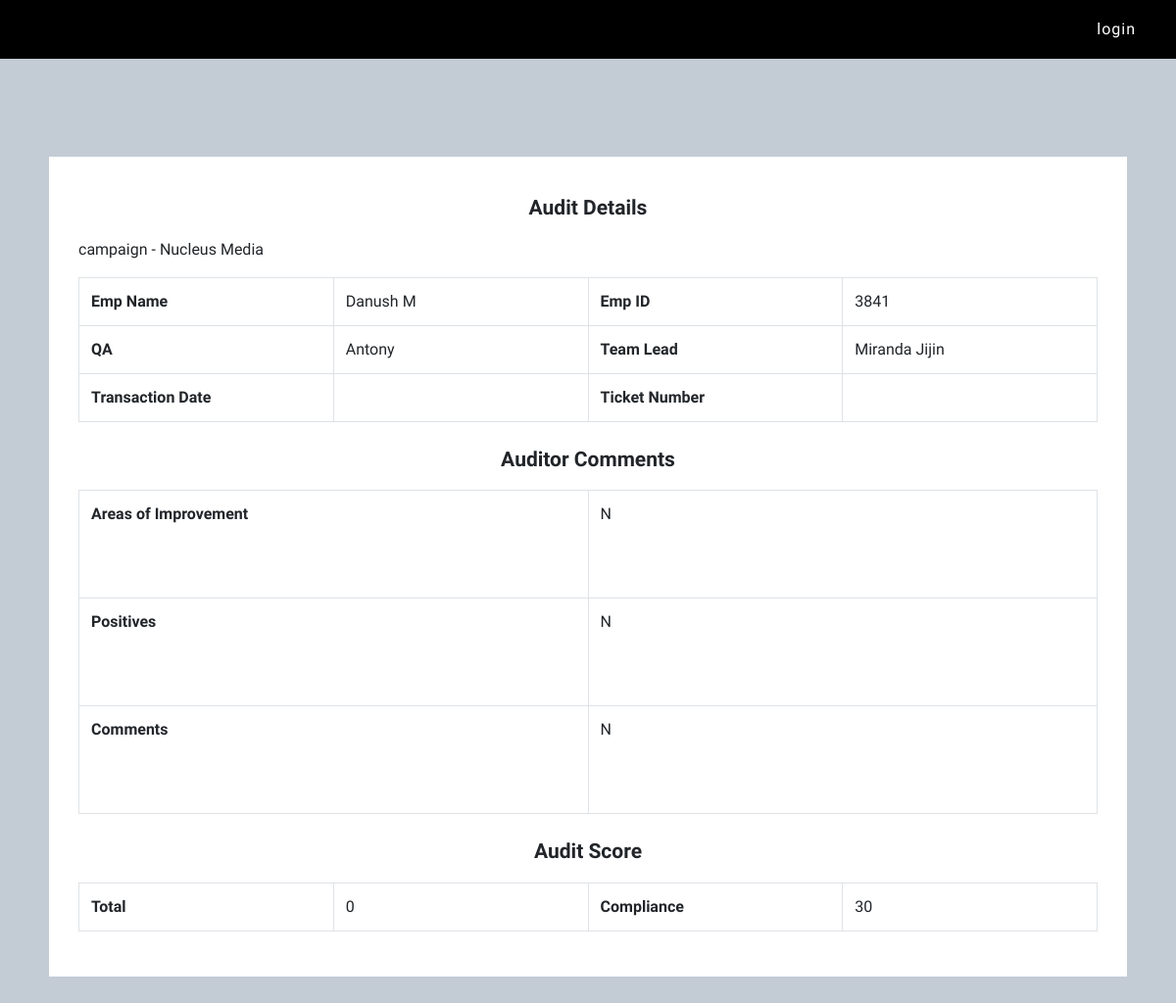
The page /employees/coaching-view-inbound-qa/3 on the database its author committed.
### employees/models.py (models this page shows, shortened)
class InboundMonitoringForm(models.Model):
    emp_id = models.IntegerField()
    associate_name = models.CharField(max_length=50)
    qa = models.CharField(max_length=50)
    team_lead = models.CharField(max_length=50)
    customer_name = models.CharField(max_length=50)
    customer_contact = models.IntegerField()
    call_date = models.DateField()
    audit_date = models.DateField()
    campaign = models.CharField(max_length=100)
    zone=models.CharField(max_length=50)
    concept = models.CharField(max_length=60)
    call_duration=models.IntegerField()
    ce_1 = models.IntegerField()
    ce_2 = models.IntegerField()
    ce_3 = models.IntegerField()
    ce_4 = models.IntegerField()
    ce_5 = models.IntegerField()
    ce_6 = models.IntegerField()
    ce_7 = models.IntegerField()
    ce_8 = models.IntegerField()
    ce_9 = models.IntegerField()
    ce_10 = models.IntegerField()
    ce_11 = models.IntegerField()
    business_1 = models.IntegerField()
    business_2 = models.IntegerField()
    compliance_1 = models.IntegerField()
    compliance_2 = models.IntegerField()
    compliance_3 = models.IntegerField()
    areas_improvement = models.TextField()
    positives = models.TextField()
    comments = models.TextField()
    added_by = models.CharField(max_length=30)
    status = models.BooleanField(default=False)
    closed_date = models.DateTimeField(null=True)
    emp_comments = models.TextField(null=True)
    ce_total = models.IntegerField(null=True)
    business_total=models.IntegerField(null=True)
    compliance_total = models.IntegerField(null=True)
    overall_score = models.IntegerField(null=True)

### employees/views.py (the view)
# urls.py: path('coaching-view-inbound-qa/<int:pk>',qaCoachingViewInbound),
def qaCoachingViewInbound(request,pk):
    coaching = InboundMonitoringForm.objects.get(id=pk)
    data = {'coaching': coaching}
    return render(request, 'coaching-views/qa-coaching-view-inbound.html', data)

### templates/coaching-views/qa-coaching-view-inbound.html (shortened to what this page needs)
{% extends 'base.html' %}
{% block main %}
<section id="coachingview" style="padding:100px 50px">
    <div class="container-lg" style="background: white;padding: 30px 30px;">
            <h2>Audit Details</h2>
            <p>campaign - {{coaching.campaign}}</p>
            <table class="table table-bordered">
                <tr>
                    <td><b>Emp Name</b></td>
                    <td>{{coaching.associate_name}}</td>
                    <td><b>Emp ID</b></td>
                    <td>{{coaching.emp_id}}</td>
                </tr>
                <tr>
                  <td><b>QA</b></td>
                  <td>{{coaching.qa}}</td>
                  <td><b>Team Lead</b></td>
                  <td>{{coaching.team_lead}}</td>
                </tr>
                <tr>
                  <td><b>Transaction Date</b></td>
                  <td>{{coaching.trans_date}}</td>
                  <td><b>Ticket Number</b></td>
                  <td>{{coaching.ticket_no}}</td>
                </tr>
            </table>
            <h2>Auditor Comments</h2>
            <table class="table table-bordered">
                <tr style="height:110px">
                  <td><b>Areas of Improvement</b></td>
                  <td>{{coaching.areas_improvement}}</td>
                </tr>
                <tr style="height:110px">
                  <td><b>Positives</b></td>
                  <td>{{coaching.positives}}</td>
                </tr>
                <tr style="height:110px">
                  <td><b>Comments</b></td>
                  <td>{{coaching.comments}}</td>
                </tr>
            </table>
            <h2>Audit Score</h2>
            <table class="table table-bordered">
                <tr>
                  <td><b>Total</b></td>
                  <td>{{coaching.overall_score}}</td>
                  <td><b>Compliance</b></td>
                  <td>{{coaching.compliance_total}}</td>
                </tr>
            </table>
    </div>
</section>
{% endblock %}

### static/css/style.css (style rules this page uses)
* { padding: 0; margin: 0; }
body { font-family: 'Maven Pro', sans-serif; background:#c3ccd5; }
#coachingview td { width:25%; }
#coachingview h2 { text-align: center; padding: 10px 10px; font-size: 21px; font-weight: 600; }

### rows shown on the page
InboundMonitoringForm: campaign "Nucleus Media", associate_name "Danush M", emp_id "3841", qa "Antony", team_lead "Miranda Jijin", areas_improvement "N", positives "N", comments "N", overall_score "0", compliance_total "30"
